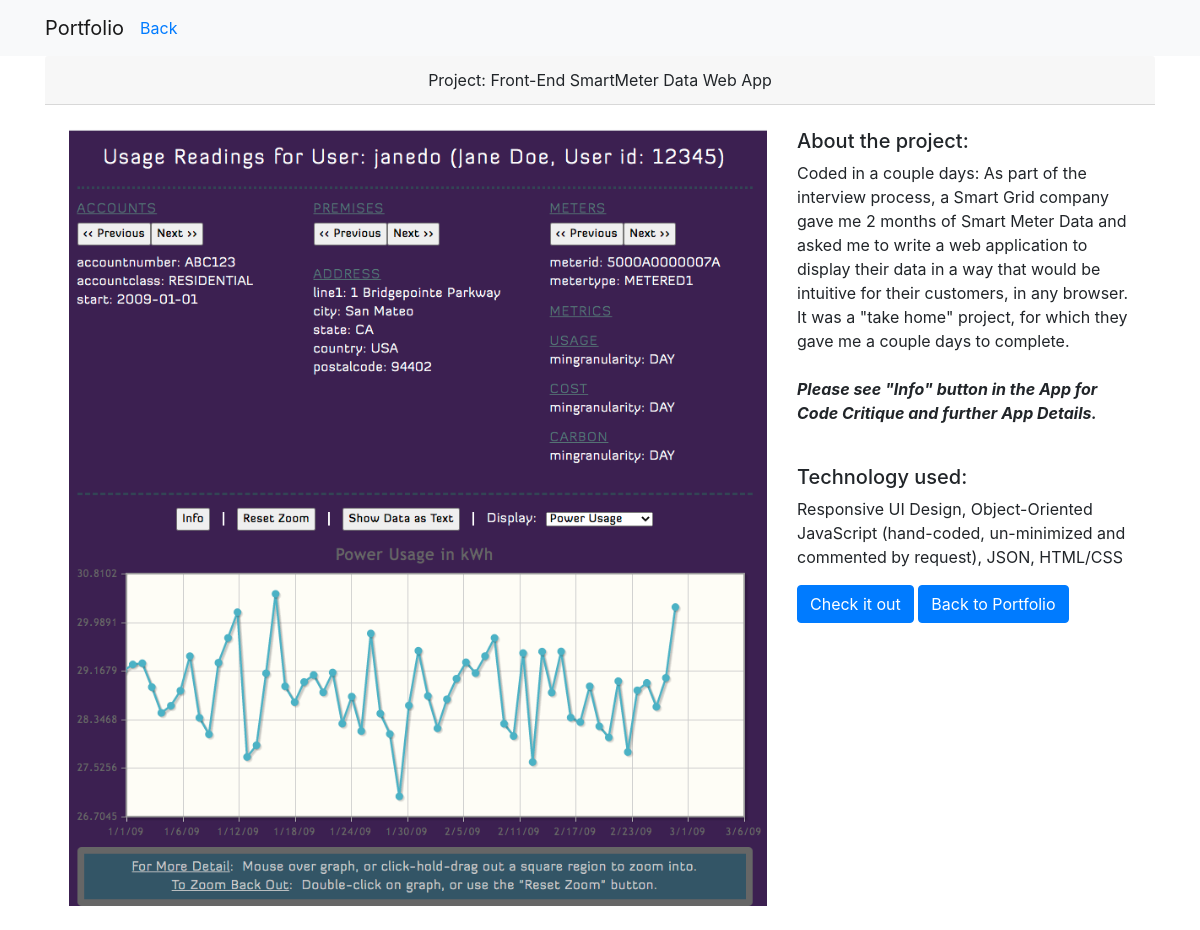
The app's page /projects/2 with its own data.
### projects/models.py (models this page shows, shortened)
class Project(models.Model):
    order = models.PositiveSmallIntegerField(default=1)
    title = models.CharField(max_length=100, default='')
    description = models.TextField(default='')
    technology = models.TextField(default='')
    image = models.CharField(max_length=100)
    project_link = models.URLField(blank=True)

### projects/views.py (the view)
# urls.py: path('<int:pk>', views.project_detail, name="project_detail"),
def project_detail(request, pk):
    project = Project.objects.get(pk=pk)
    return render(request, 'projects/project_detail.html', {'project': project})

### projects/templates/projects/project_detail.html
{% extends 'projects/base.html' %}
{% load static %}
{% block page_content %}
<div class="card-header text-center">Project: {{ project.title }}</div>
<div class="p-4 row">
    <div class="col-md-8">
	  <a href="{{ project.project_link }}" target="_blank">
        <img src="{% static project.image %}"  alt="screenshot for {{project.title}} project" width="100%">
	  </a>
    </div>
    <div class="col-md-4">
        <h5>About the project:</h5>
        <p>{{ project.description|safe }}</p>
        <br>
        <h5>Technology used:</h5>
        <p>{{ project.technology|safe }}</p>
        <a href="{{ project.project_link }}" class="btn btn-primary" target="_blank">Check it out</a>
        <a href="{% url 'projects:all_projects' %}"  class="btn btn-primary">Back to Portfolio</a>
    </div>
</div>
{% endblock %}

### records on screen
Project: title "Front-End SmartMeter Data Web App", image (picture), description "Coded in a couple days: As part of the interview process, a Smart Grid company gave me 2 months of Smart Meter Data and asked me to write a web application to display their data in a way that would be intuitive for their customers, in any browser. It was a \"take home\" project, for which they gave me a couple days to complete. Please see \"Info\" button in the App for Code Critique and further App Details.", technology "Responsive UI Design, Object-Oriented JavaScript (hand-coded, un-minimized and commented by request), JSON, HTML/CSS"
